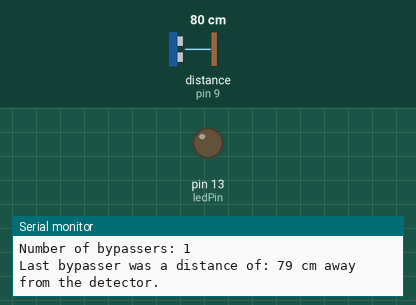
A sketch run on a simulated Arduino Uno, built with avr-gcc and run on an emulated ATmega328P. Parts: output pins drawn as LEDs (lit = HIGH), the last lines printed to the serial monitor. Wiring (inferred from the names in the program): ultrasonic range finder: trigger pin 10; echo pin 9. The inputs (shaded band) are chosen by the test bench; at power-on: distance to the obstacle (sensor on pin 9) 80 cm. The echo pulse lasts 58.3 µs per cm; pins used as bus, display or sensor lines are not drawn.

Above: at 1.3 s.
1.4 s: distance to the obstacle (sensor on pin 9) set to 197 cm
2.9 s: distance to the obstacle (sensor on pin 9) set to 203 cm
At 3.7 s:
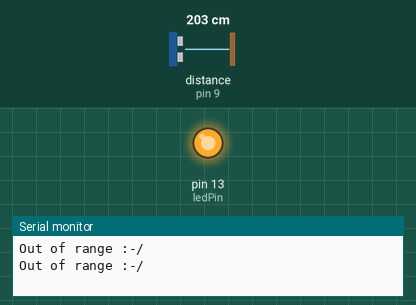
4.6 s: distance to the obstacle (sensor on pin 9) set to 2 cm
At 5.3 s:
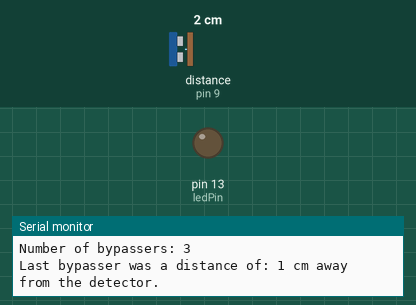
6.1 s: distance to the obstacle (sensor on pin 9) set to 250 cm
At 7.1 s:
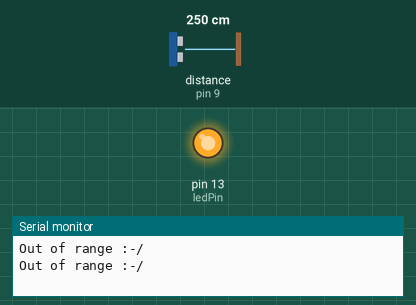
Timing chart, 0 to 8.6 s (numbered marks = the images above; inputs shaded):
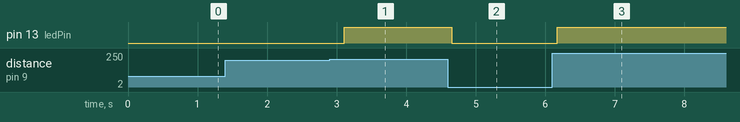

Measured:
- the behaviour switches between 199 and 200 cm on distance to the obstacle (sensor on pin 9) (found by bisection; images 0 and 1)
- after the input at 2.9 s, pin 13 (ledPin): LOW → HIGH after 0.21 s
- after the input at 4.6 s, pin 13 (ledPin): HIGH → LOW after 0.05 s
- after the input at 6.1 s, pin 13 (ledPin): LOW → HIGH after 0.07 s

The sketch:

TrafficCounter.ino
```cpp
#include <SoftwareSerial.h>
#define DEBUG 0

const int pinRx = 8;
const int pinTx = 7;

int echoPin = 9;
int trigPin = 10;
int ledPin = 13;

SoftwareSerial sensor(pinTx, pinRx);

const unsigned char cmd_get_sensor[] =
{
    0xff, 0x01, 0x86, 0x00, 0x00,
    0x00, 0x00, 0x00, 0x79
};
unsigned char dataRevice[9];
int temp_temp;
int temp_co2;
int sum_temp;
int sum_co2;
int denominator = 0;

int maximumRange = 200;
int minimumRange = 0;
long duration, distance;
long temporaryDistance = 1;
int contin = 0;
int counter = 0;

void setup(){
    sensor.begin(9600);
    Serial.begin(115200);
    pinMode(trigPin, OUTPUT);
    pinMode(echoPin, INPUT);
    pinMode(ledPin, OUTPUT);
    Serial.println("DIY Traffic Counter with Co2 measurements");
}

void loop(){
     digitalWrite(trigPin, LOW);
     delayMicroseconds(2);
     digitalWrite(trigPin, HIGH);
     delayMicroseconds(10);
     digitalWrite(trigPin, LOW);
     duration = pulseIn(echoPin, HIGH);

     //Calculate the distance (in cm) based on the speed of sound.
     temporaryDistance = duration/58.2;

     if (temporaryDistance >= maximumRange || temporaryDistance <= minimumRange){
     /* Send a negative number to computer and Turn LED ON
     to indicate "out of range" */
     Serial.println("Out of range :-/");
     digitalWrite(ledPin, HIGH);
     }
     else {
        if(temporaryDistance != distance){
          distance = temporaryDistance;
          counter += 1;
          Serial.print("Number of bypassers: ");
          Serial.println(counter);
          Serial.print("Last bypasser was a distance of: ");
          Serial.print(distance);
          Serial.println(" cm away from the detector.");
          if(dataRecieve()){
             sum_co2 += temp_co2;
             sum_temp += temp_temp;
             denominator += 1;
          }
          if(counter % 10 == 0){
             Serial.print("Average Co2 concentraition in the air so far today: ");
             Serial.print(sum_co2 / denominator);
             Serial.println(" ppm.");
             Serial.print("Average temperature today is: ");
             Serial.print(sum_temp / denominator);
             Serial.println(" Celsius.");
          }
        } else {
          contin = 0;
        }
     /* Send the distance to the computer using Serial protocol, and
     turn LED OFF to indicate successful reading. */
     digitalWrite(ledPin, LOW);
     }
     //Delay 50ms before next reading.
     delay(500);

}

bool dataRecieve(void)
{
    byte data[9];
    int i = 0;

    //transmit command data
    for(i=0; i<sizeof(cmd_get_sensor); i++)
    {
        sensor.write(cmd_get_sensor[i]);
    }
    delay(10);
    //begin reveiceing data
    if(sensor.available())
    {
        while(sensor.available())
        {
            for(int i=0;i<9; i++)
            {
                data[i] = sensor.read();
            }
        }
    }

#if DEBUG
    for(int j=0; j<9; j++)
    {
        Serial.print(data[j]);
        Serial.print(" ");
    }
    Serial.println("");
#endif

    if((i != 9) || (1 + (0xFF ^ (byte)(data[1] + data[2] + data[3]
    + data[4] + data[5] + data[6] + data[7]))) != data[8])
    {
        return false;
    }
    temp_co2 = (int)data[2] * 256 + (int)data[3];
    temp_temp = (int)data[4] - 40;

    return true;
}
```
